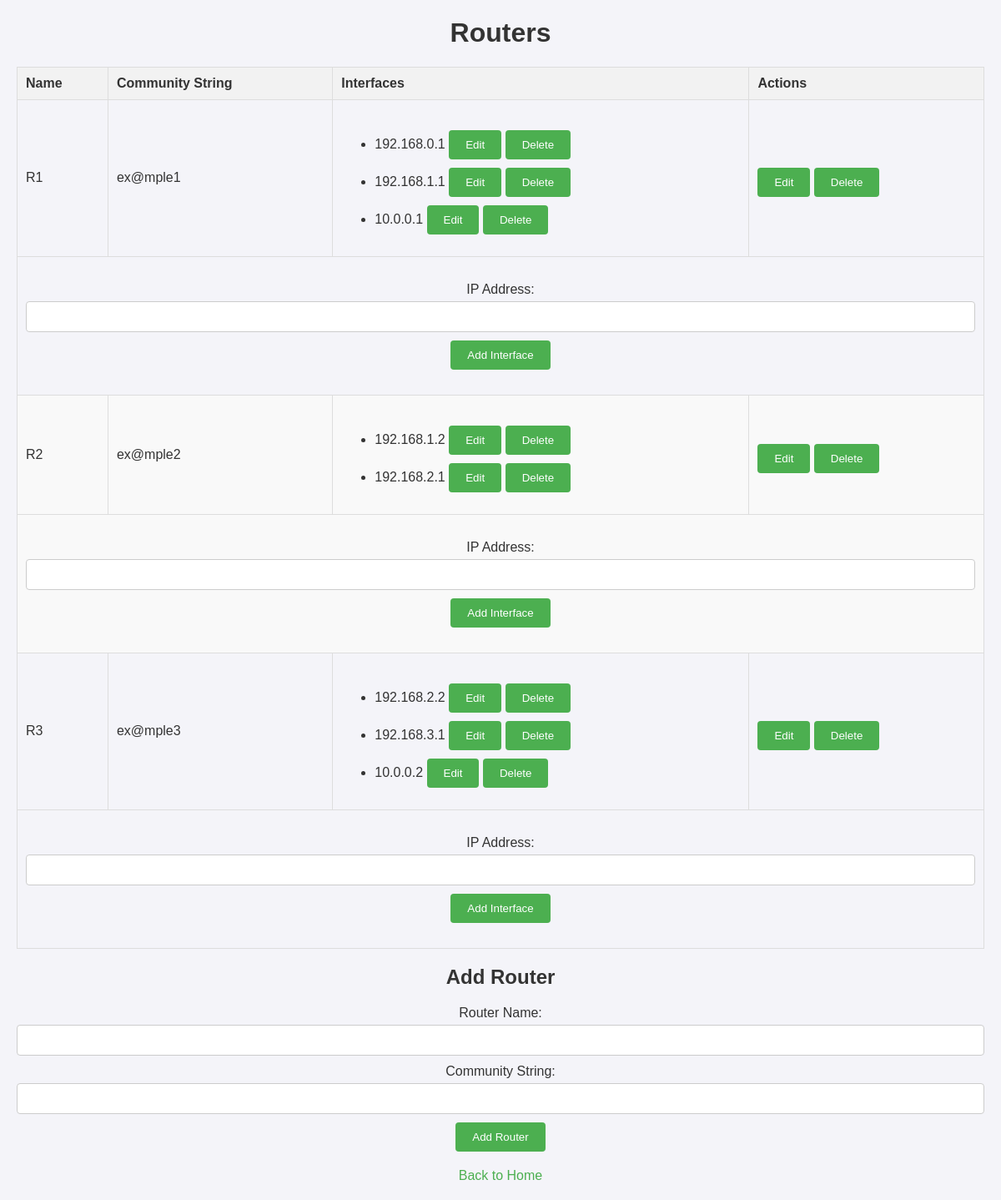
The app's page /routers with its own data.
### model.py (models this page shows)
class Router(db.Model):
    id = db.Column(db.Integer, primary_key=True)
    name = db.Column(db.String(50), unique=True, nullable=False)
    community_string = db.Column(db.String(50), nullable=False)

class Interface(db.Model):
    id = db.Column(db.Integer, primary_key=True)
    router_id = db.Column(db.Integer, db.ForeignKey('router.id'), nullable=False)
    ip_address = db.Column(db.String(15), nullable=False)
    router = db.relationship('Router', backref=db.backref('interfaces', lazy=True))

### app.py (the view)
@app.route('/routers', methods=['GET'])
def manage_routers():
    routers = Router.query.all()
    return render_template('routers.html', routers=routers)

### templates/routers.html (shortened to what this page needs)
<!DOCTYPE html>
<html lang="en">
<head>
</head>
<body>
    <h1>Routers</h1>
    <table>
        <thead>
            <tr>
                <th>Name</th>
                <th>Community String</th>
                <th>Interfaces</th>
                <th>Actions</th>
            </tr>
        </thead>
        <tbody>
            {% for router in routers %}
            <tr>
                <td>{{ router.name }}</td>
                <td>{{ router.community_string }}</td>
                <td>
                    <ul>
                        {% for interface in router.interfaces %}
                        <li>{{ interface.ip_address }}
                            <button onclick="toggleVisibility('edit-interface-{{ interface.id }}')">Edit</button>
                            <form method="post" action="{{ url_for('delete_interface', interface_id=interface.id) }}" style="display:inline">
                                <button type="submit">Delete</button>
                            </form>
                        </li>
                        {% endfor %}
                    </ul>
                </td>
                <td>
                    <button onclick="toggleVisibility('edit-router-{{ router.id }}')">Edit</button>
                    <form method="post" action="{{ url_for('delete_router', router_id=router.id) }}" style="display:inline">
                        <button type="submit">Delete</button>
                    </form>
                </td>
            </tr>
            <tr>
                <td colspan="4">
                    <form method="post" action="{{ url_for('add_interface', router_id=router.id) }}">
                        <label for="ip_address">IP Address:</label>
                        <input type="text" id="ip_address" name="ip_address" required>
                        <br>
                        <input type="submit" value="Add Interface">
                    </form>
                </td>
            </tr>
            {% endfor %}
        </tbody>
    </table>
    <h2>Add Router</h2>
    <form method="post" action="{{ url_for('add_router') }}">
        <label for="name">Router Name:</label>
        <input type="text" id="name" name="name" required>
        <br>
        <label for="community_string">Community String:</label>
        <input type="text" id="community_string" name="community_string" required>
        <br>
        <input type="submit" value="Add Router">
    </form>
    <a href="{{ url_for('index') }}">Back to Home</a>
</body>
</html>

### templates/routers.html (style rules this page uses)
body { font-family: Arial, sans-serif; margin: 20px; background-color: #f4f4f9; color: #333; }
h1, h2 { text-align: center; }
table { width: 100%; border-collapse: collapse; margin-bottom: 20px; }
th, td { padding: 10px; border: 1px solid #ddd; text-align: left; }
th { background-color: #f2f2f2; }
tr:nth-child(even) { background-color: #f9f9f9; }
label { display: block; margin-top: 10px; }
input[type="text"] { width: calc(100% - 22px); padding: 10px; margin-top: 5px; border: 1px solid #ccc; border-radius: 4px; }
.button-container, form { margin: 20px 0; text-align: center; }
button, input[type="submit"] { background-color: #4CAF50; color: white; padding: 10px 20px; border: none; border-radius: 4px; cursor: pointer; margin-top: 10px; }
a { display: block; text-align: center; margin-top: 20px; text-decoration: none; color: #4CAF50; }

### records on screen
Router: name "R1", community_string "ex@mple1"
Interface: ip_address "192.168.0.1"
Interface: ip_address "192.168.1.1"
Interface: ip_address "10.0.0.1"
Router: name "R2", community_string "ex@mple2"
Interface: ip_address "192.168.1.2"
Interface: ip_address "192.168.2.1"
Router: name "R3", community_string "ex@mple3"
Interface: ip_address "192.168.2.2"
Interface: ip_address "192.168.3.1"
Interface: ip_address "10.0.0.2"
